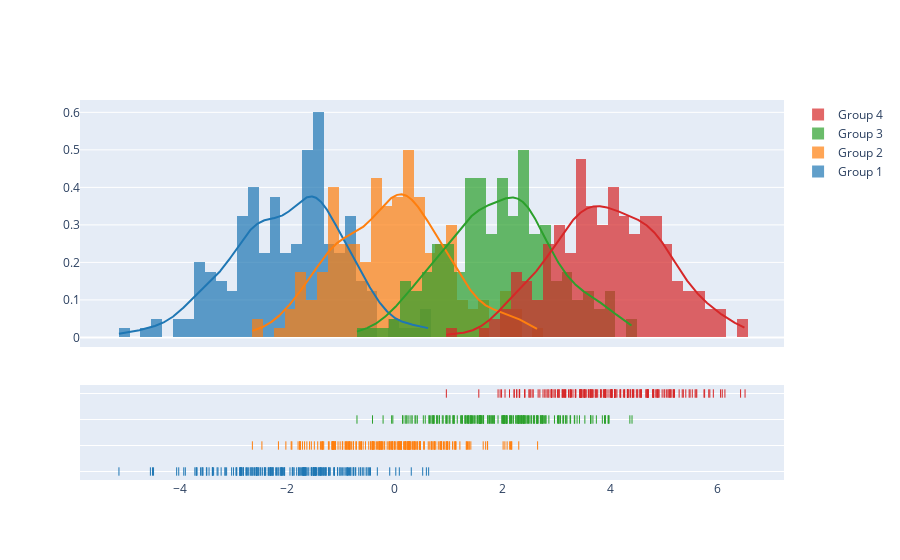

Here is the notebook cell this chart was saved with:
### Code cell
import plotly.figure_factory as ff

# Add histogram data
x1 = np.random.randn(200) - 2
x2 = np.random.randn(200)
x3 = np.random.randn(200) + 2
x4 = np.random.randn(200) + 4

# Group data together
hist_data = [x1, x2, x3, x4]

group_labels = ['Group 1', 'Group 2', 'Group 3', 'Group 4']

# Create distplot with custom bin_size
fig = ff.create_distplot(hist_data, group_labels, bin_size=.2)
fig.show()

### Figure 1 — Plotly figure (JSON) as saved in the notebook; plotly's stock layout.template omitted (floating-point values rounded to 4 significant figures; data arrays with more than 128 entries replaced by an {"elided": "..."} marker saying what was removed)
{"data": [{"autobinx": false, "histnorm": "probability density", "legendgroup": "Group 1", "marker": {"color": "rgb(31, 119, 180)"}, "name": "Group 1", "opacity": 0.7, "type": "histogram", "x": {"elided": "200 float values"}, "xaxis": "x", "xbins": {"end": 0.6264, "size": 0.2, "start": -5.127}, "yaxis": "y"}, {"autobinx": false, "histnorm": "probability density", "legendgroup": "Group 2", "marker": {"color": "rgb(255, 127, 14)"}, "name": "Group 2", "opacity": 0.7, "type": "histogram", "x": {"elided": "200 float values"}, "xaxis": "x", "xbins": {"end": 2.65, "size": 0.2, "start": -2.648}, "yaxis": "y"}, {"autobinx": false, "histnorm": "probability density", "legendgroup": "Group 3", "marker": {"color": "rgb(44, 160, 44)"}, "name": "Group 3", "opacity": 0.7, "type": "histogram", "x": {"elided": "200 float values"}, "xaxis": "x", "xbins": {"end": 4.404, "size": 0.2, "start": -0.7052}, "yaxis": "y"}, {"autobinx": false, "histnorm": "probability density", "legendgroup": "Group 4", "marker": {"color": "rgb(214, 39, 40)"}, "name": "Group 4", "opacity": 0.7, "type": "histogram", "x": {"elided": "200 float values"}, "xaxis": "x", "xbins": {"end": 6.504, "size": 0.2, "start": 0.9552}, "yaxis": "y"}, {"legendgroup": "Group 1", "marker": {"color": "rgb(31, 119, 180)"}, "mode": "lines", "name": "Group 1", "showlegend": false, "type": "scatter", "x": {"elided": "500 float values"}, "xaxis": "x", "y": {"elided": "500 float values"}, "yaxis": "y"}, {"legendgroup": "Group 2", "marker": {"color": "rgb(255, 127, 14)"}, "mode": "lines", "name": "Group 2", "showlegend": false, "type": "scatter", "x": {"elided": "500 float values"}, "xaxis": "x", "y": {"elided": "500 float values"}, "yaxis": "y"}, {"legendgroup": "Group 3", "marker": {"color": "rgb(44, 160, 44)"}, "mode": "lines", "name": "Group 3", "showlegend": false, "type": "scatter", "x": {"elided": "500 float values"}, "xaxis": "x", "y": {"elided": "500 float values"}, "yaxis": "y"}, {"legendgroup": "Group 4", "marker": {"color": "rgb(214, 39, 40)"}, "mode": "lines", "name": "Group 4", "showlegend": false, "type": "scatter", "x": {"elided": "500 float values"}, "xaxis": "x", "y": {"elided": "500 float values"}, "yaxis": "y"}, {"legendgroup": "Group 1", "marker": {"color": "rgb(31, 119, 180)", "symbol": "line-ns-open"}, "mode": "markers", "name": "Group 1", "showlegend": false, "type": "scatter", "x": {"elided": "200 float values"}, "xaxis": "x", "y": {"elided": "200 str values"}, "yaxis": "y2"}, {"legendgroup": "Group 2", "marker": {"color": "rgb(255, 127, 14)", "symbol": "line-ns-open"}, "mode": "markers", "name": "Group 2", "showlegend": false, "type": "scatter", "x": {"elided": "200 float values"}, "xaxis": "x", "y": {"elided": "200 str values"}, "yaxis": "y2"}, {"legendgroup": "Group 3", "marker": {"color": "rgb(44, 160, 44)", "symbol": "line-ns-open"}, "mode": "markers", "name": "Group 3", "showlegend": false, "type": "scatter", "x": {"elided": "200 float values"}, "xaxis": "x", "y": {"elided": "200 str values"}, "yaxis": "y2"}, {"legendgroup": "Group 4", "marker": {"color": "rgb(214, 39, 40)", "symbol": "line-ns-open"}, "mode": "markers", "name": "Group 4", "showlegend": false, "type": "scatter", "x": {"elided": "200 float values"}, "xaxis": "x", "y": {"elided": "200 str values"}, "yaxis": "y2"}], "layout": {"barmode": "overlay", "hovermode": "closest", "legend": {"traceorder": "reversed"}, "xaxis": {"anchor": "y2", "domain": [0.0, 1.0], "zeroline": false}, "yaxis": {"anchor": "free", "domain": [0.35, 1], "position": 0.0}, "yaxis2": {"anchor": "x", "domain": [0, 0.25], "dtick": 1, "showticklabels": false}}}
